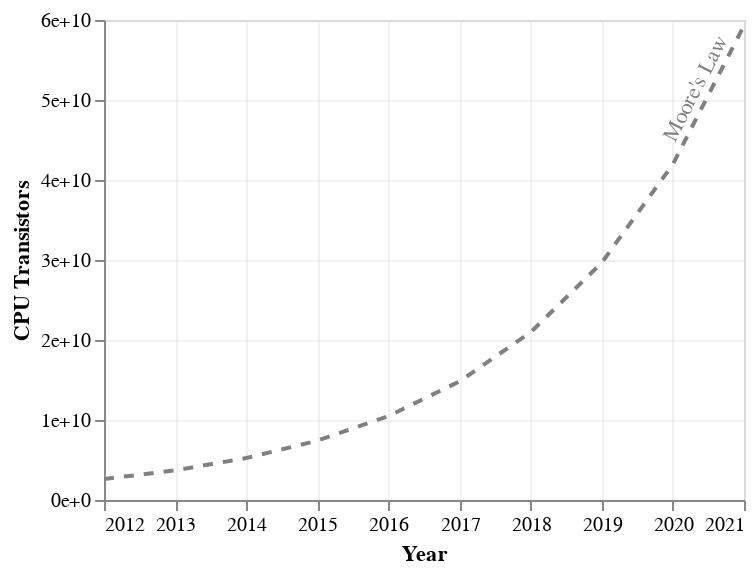

The notebook cell this image was saved under:
### Code cell
moores = alt.Chart(data_years, width=320, height=240).transform_calculate(
    moore='2500*pow(2, (year(datum.year) - 1972)/2)',
).encode(
    x=alt.X('year:T', title='Year'),
    y=alt.Y('moore:Q', axis=alt.Axis(format='.0e'), title='CPU Transistors'),
).mark_line(size=2, color='gray', strokeDash=[5])

moores_label = alt.Chart(data_years, width=320, height=240).transform_calculate(
    moore='2500*pow(2, (year(datum.year) - 1972)/2)',
).encode(
    x='max(year):T',
    y=alt.Y('moore:Q'),
    text='label',
).mark_text(align='right', dx=-10, dy=-7, angle=297, color='gray',)

chart = (moores+moores_label).configure_axis(
    gridColor='lightgrey',
    gridOpacity=0.33,
    labelFont='Roboto-Regular',
    titleFont='Roboto-Regular',
)

chart.interactive()

### Figure 1 — Vega-Lite specification as saved in the notebook (floating-point values rounded to 4 significant figures)
{"config": {"view": {"continuousWidth": 400, "continuousHeight": 300}, "axis": {"gridColor": "lightgrey", "gridOpacity": 0.33, "labelFont": "Roboto-Regular", "titleFont": "Roboto-Regular"}}, "layer": [{"mark": {"type": "line", "color": "gray", "size": 2, "strokeDash": [5]}, "encoding": {"x": {"type": "temporal", "field": "year", "title": "Year"}, "y": {"type": "quantitative", "axis": {"format": ".0e"}, "field": "moore", "title": "CPU Transistors"}}, "height": 240, "selection": {"selector002": {"type": "interval", "bind": "scales", "encodings": ["x", "y"]}}, "transform": [{"calculate": "2500*pow(2, (year(datum.year) - 1972)/2)", "as": "moore"}], "width": 320}, {"mark": {"type": "text", "align": "right", "angle": 297, "color": "gray", "dx": -10, "dy": -7}, "encoding": {"text": {"type": "nominal", "field": "label"}, "x": {"type": "temporal", "aggregate": "max", "field": "year"}, "y": {"type": "quantitative", "field": "moore"}}, "height": 240, "transform": [{"calculate": "2500*pow(2, (year(datum.year) - 1972)/2)", "as": "moore"}], "width": 320}], "data": {"name": "data-b412f8e0a903549d727c5fa78d76affb"}, "$schema": "https://vega.github.io/schema/vega-lite/v4.8.1.json", "datasets": {"data-b412f8e0a903549d727c5fa78d76affb": [{"year": "2012-01-01T00:00:00", "label": ""}, {"year": "2013-01-01T00:00:00", "label": ""}, {"year": "2014-01-01T00:00:00", "label": ""}, {"year": "2015-01-01T00:00:00", "label": ""}, {"year": "2016-01-01T00:00:00", "label": ""}, {"year": "2017-01-01T00:00:00", "label": ""}, {"year": "2018-01-01T00:00:00", "label": ""}, {"year": "2019-01-01T00:00:00", "label": ""}, {"year": "2020-01-01T00:00:00", "label": ""}, {"year": "2021-01-01T00:00:00", "label": "Moore's Law"}]}}
